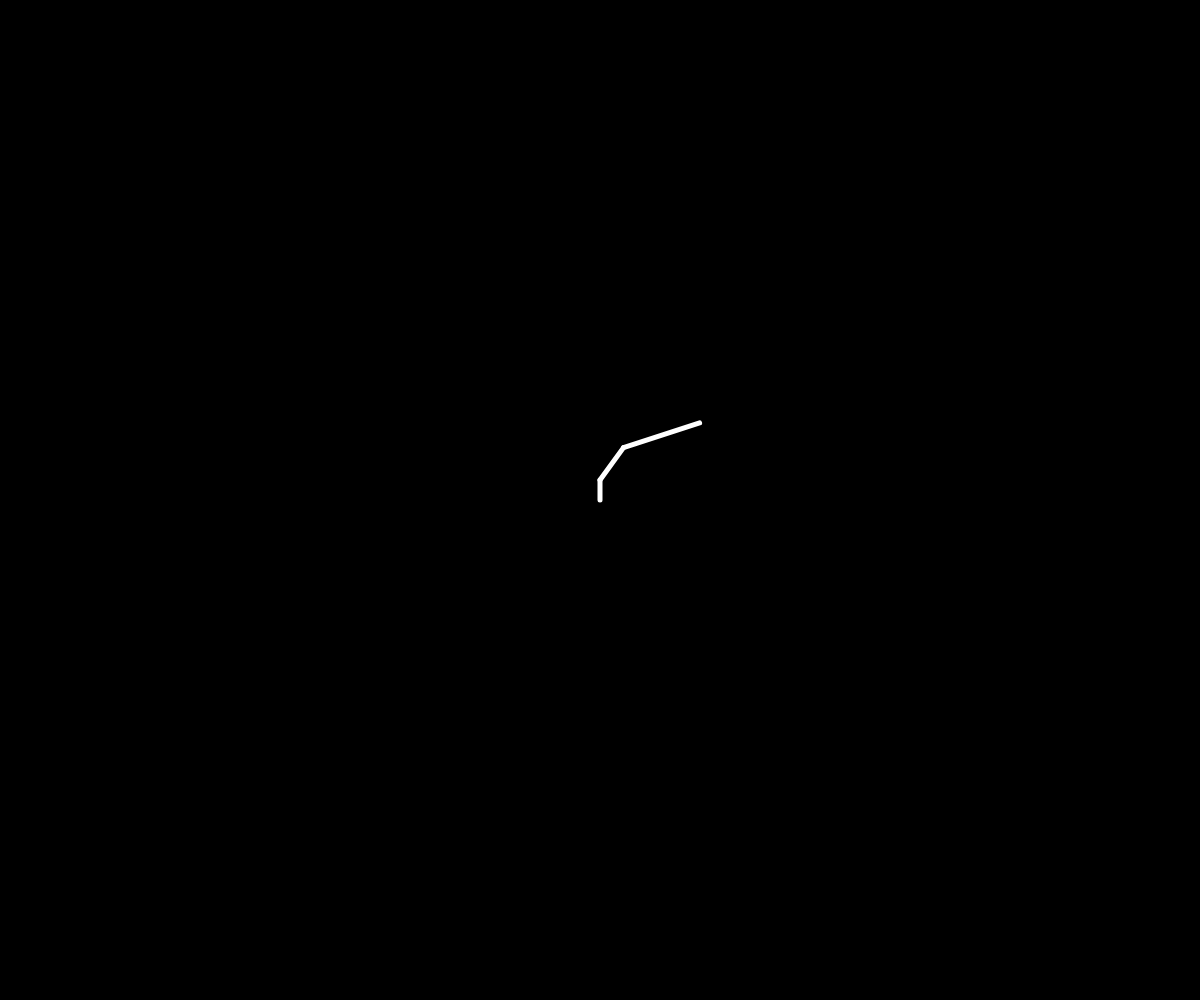
Frame 1 (no input)
Frame 60 (no input): identical to frame 1, image omitted
Frame 120 (the mouse pressed at the canvas centre since frame 60): identical to frame 1, image omitted

The p5.js sketch that drew this single still picture (run headless with seeded random() and noise() and a simulated clock; from frame 60 on, the mouse is pressed at the canvas centre):

// p5.js sketch
// ── sketch.js
var sequence = [];
var number = 3;

function setup() {
  createCanvas(windowWidth, windowHeight);
  for (var i = 0; i < number; i++) {
    sequence.push(geometricSequence(number - i, 20, 2));
  }
  console.log(sequence);
}

function draw() {
  background(0);
  stroke(255);
  strokeWeight(5);
  fill(255);
  translate(width / 2, height / 2);
  fractalTree(number);
}

function geometricSequence(n, a, r) {
  if (n === 1) {
    return a;
  }
  if (n > 1) {
    return r * geometricSequence(n - 1, a, r);
  }
}

function fractalTree(n) {
  line(0, 0, 0, -sequence[n - 1]);

  //What is happening?
  if (n > 0) {
    translate(0, -sequence[n - 1]);
    rotate(radians(36));
    fractalTree(n - 1);

    // translate(0, +sequence[n]);
    // rotate(-radians(60));
    // fractalTree(1);
  }

}
